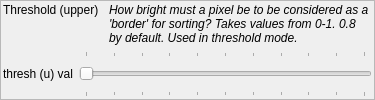
              <widget class="QFrame" name="f_param_thresh_u">
               <property name="frameShape">
                <enum>QFrame::StyledPanel</enum>
               </property>
               <property name="frameShadow">
                <enum>QFrame::Raised</enum>
               </property>
               <layout class="QVBoxLayout" name="verticalLayout_6">
                <property name="leftMargin">
                 <number>2</number>
                </property>
                <property name="topMargin">
                 <number>2</number>
                </property>
                <property name="rightMargin">
                 <number>2</number>
                </property>
                <property name="bottomMargin">
                 <number>2</number>
                </property>
                <item>
                 <layout class="QHBoxLayout" name="hl_param_thresh_u_t">
                  <property name="spacing">
                   <number>10</number>
                  </property>
                  <item>
                   <widget class="QLabel" name="t_param_thresh_u">
                    <property name="sizePolicy">
                     <sizepolicy hsizetype="Preferred" vsizetype="Minimum">
                      <horstretch>0</horstretch>
                      <verstretch>0</verstretch>
                     </sizepolicy>
                    </property>
                    <property name="text">
                     <string>Threshold (upper)</string>
                    </property>
                    <property name="alignment">
                     <set>Qt::AlignLeading|Qt::AlignLeft|Qt::AlignTop</set>
                    </property>
                   </widget>
                  </item>
                  <item>
                   <widget class="QLabel" name="t_param_thresh_u_desc">
                    <property name="sizePolicy">
                     <sizepolicy hsizetype="MinimumExpanding" vsizetype="Maximum">
                      <horstretch>0</horstretch>
                      <verstretch>0</verstretch>
                     </sizepolicy>
                    </property>
                    <property name="font">
                     <font>
                      <italic>true</italic>
                     </font>
                    </property>
                    <property name="text">
                     <string>How bright must a pixel be to be considered as a 'border' for sorting? Takes values from 0-1. 0.8 by default. Used in threshold mode.</string>
                    </property>
                    <property name="alignment">
                     <set>Qt::AlignLeading|Qt::AlignLeft|Qt::AlignTop</set>
                    </property>
                    <property name="wordWrap">
                     <bool>true</bool>
                    </property>
                   </widget>
                  </item>
                 </layout>
                </item>
                <item>
                 <layout class="QHBoxLayout" name="hl_param_thresh_u_b">
                  <item>
                   <widget class="QLabel" name="t_param_thresh_u_value">
                    <property name="text">
                     <string>thresh (u) val</string>
                    </property>
                   </widget>
                  </item>
                  <item>
                   <widget class="QSlider" name="slider_param_thresh_u">
                    <property name="sizePolicy">
                     <sizepolicy hsizetype="Expanding" vsizetype="Preferred">
                      <horstretch>0</horstretch>
                      <verstretch>0</verstretch>
                     </sizepolicy>
                    </property>
                    <property name="maximum">
                     <number>100</number>
                    </property>
                    <property name="singleStep">
                     <number>1</number>
                    </property>
                    <property name="value">
                     <number>0</number>
                    </property>
                    <property name="orientation">
                     <enum>Qt::Horizontal</enum>
                    </property>
                    <property name="tickPosition">
                     <enum>QSlider::TicksBothSides</enum>
                    </property>
                    <property name="tickInterval">
                     <number>10</number>
                    </property>
                   </widget>
                  </item>
                 </layout>
                </item>
               </layout>
              </widget>
